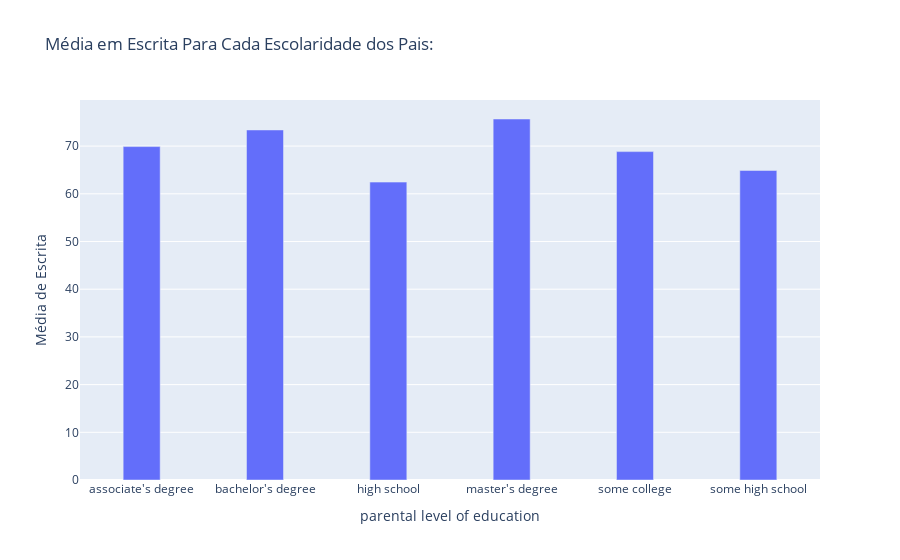

The cell this chart's notebook holds for it:
### Markdown cell above
# Passo 8: Montar e Mostrar Gráfico com Nota Média em "Escrita" Para Cada "Nível de Escolaridade dos Pais".

### Code cell
grafico_escola_pais = px.bar(escola_pais, x='parental level of education', y='Média de Escrita', title='Média em Escrita Para Cada Escolaridade dos Pais:')
grafico_escola_pais.update_layout(bargap=0.7)
grafico_escola_pais.show()

### Figure 1 — Plotly figure (JSON) as saved in the notebook; plotly's stock layout.template omitted (floating-point values rounded to 4 significant figures)
{"data": [{"alignmentgroup": "True", "hovertemplate": "parental level of education=%{x}<br>Média de Escrita=%{y}<extra></extra>", "legendgroup": "", "marker": {"color": "#636efa", "pattern": {"shape": ""}}, "name": "", "offsetgroup": "", "orientation": "v", "showlegend": false, "textposition": "auto", "type": "bar", "x": ["associate's degree", "bachelor's degree", "high school", "master's degree", "some college", "some high school"], "xaxis": "x", "y": [69.9, 73.38, 62.45, 75.68, 68.84, 64.89], "yaxis": "y"}], "layout": {"bargap": 0.7, "barmode": "relative", "legend": {"tracegroupgap": 0}, "title": {"text": "Média em Escrita Para Cada Escolaridade dos Pais:"}, "xaxis": {"anchor": "y", "domain": [0, 1], "title": {"text": "parental level of education"}}, "yaxis": {"anchor": "x", "domain": [0, 1], "title": {"text": "Média de Escrita"}}}}
